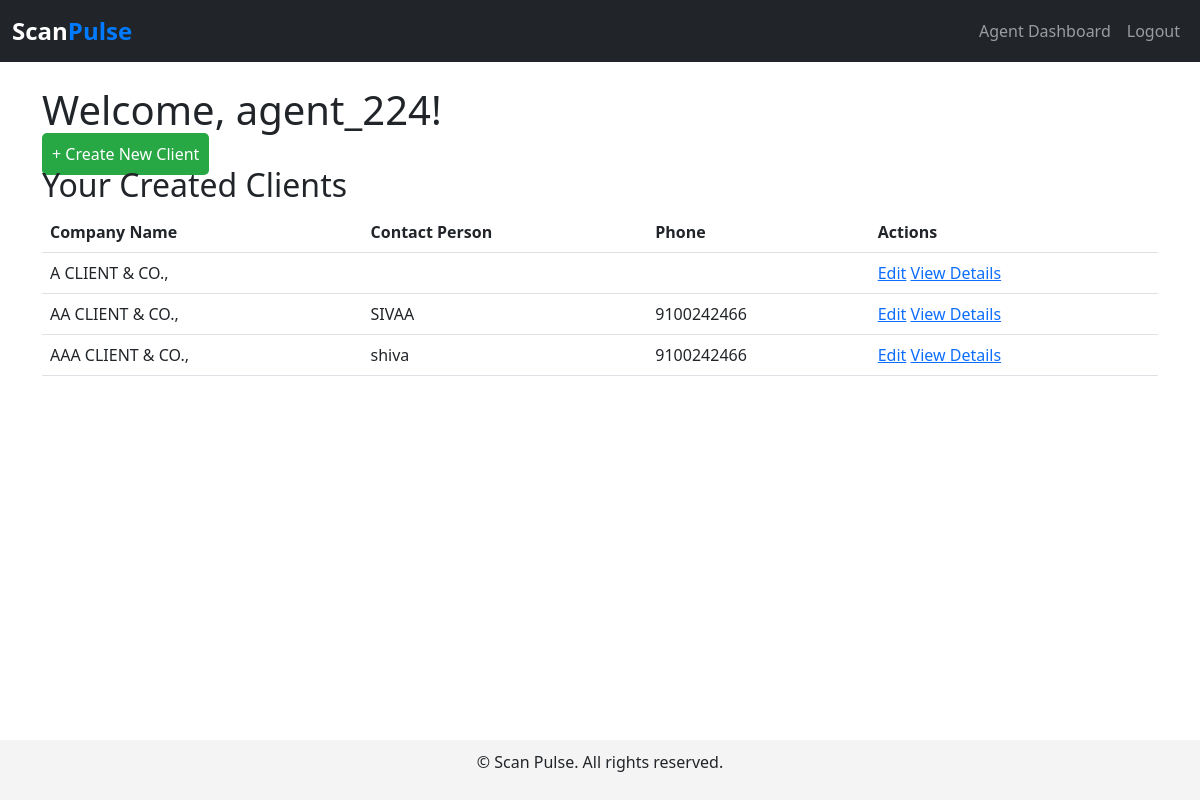
The app's page /agent-dashboard/ (signed in) with its own data.
### user_management/models.py (models this page shows, shortened)
class CustomUser(AbstractUser):
    email = models.EmailField(unique=True)
    role = models.ForeignKey(Role, on_delete=models.SET_NULL, null=True, blank=True, related_name="users")
    created_by = models.ForeignKey('self', on_delete=models.SET_NULL, null=True, blank=True, related_name="created_users")
    created_at = models.DateTimeField(auto_now_add=True)
    REQUIRED_FIELDS = ['email']

class Client(models.Model):
    user = models.OneToOneField(CustomUser, on_delete=models.CASCADE, related_name="client_profile")
    company_name = models.CharField(max_length=100)
    address = models.TextField(blank=True)
    created_by = models.ForeignKey(CustomUser, on_delete=models.SET_NULL, null=True, blank=True, related_name="created_clients")
    created_at = models.DateTimeField(auto_now_add=True)

class ClientDetails(models.Model):
    client = models.OneToOneField(Client, on_delete=models.CASCADE, related_name="details")
    phone = models.CharField(max_length=15, blank=True)
    contact_person_name = models.CharField(max_length=100, blank=True)
    url_path = models.SlugField(unique=True, blank=True)
    plan = models.ForeignKey(Plan, on_delete=models.SET_NULL, null=True, blank=True)
    expiration_date = models.DateTimeField(null=True, blank=True)

### user_management/views.py (the view)
# urls.py: path('agent-dashboard/', agent_dashboard, name='agent_dashboard'),
@login_required
def agent_dashboard(request):
    if request.user.role.name != 'Agent':
        return HttpResponseForbidden("You are not authorized to access this page.")
    created_clients = Client.objects.filter(created_by=request.user)
    return render(request, 'agent_dashboard.html', {
        'agent': request.user,  # Pass the agent object,
        'created_clients': created_clients,  # Pass the list of clients
    })

### user_management/templates/agent_dashboard.html (shortened to what this page needs)
{% extends "base.html" %}
{% load crispy_forms_tags %}
{% block content %}
<h1>Welcome, {{ agent.username }}!</h1>
    <div class="actions">
        <a href="{% url 'create_client' %}" style="text-decoration: none; padding: 10px; background: #28a745; color: #fff; border-radius: 5px;">+ Create New Client</a>
    </div>
    <h2>Your Created Clients</h2>
    <table class="table">
        <thead>
            <tr>
                <th>Company Name</th>
                <th>Contact Person</th>
                <th>Phone</th>
                <th>Actions</th>
            </tr>
        </thead>
        <tbody>
            {% for client in created_clients %}
            <tr>
                <td>{{ client.company_name }}</td>
                <td>{{ client.details.contact_person_name }}</td>
                <td>{{ client.details.phone }}</td>
                <td>
                    <a href="{% url 'edit_client' client.user.id %}">Edit</a>
                    <a href="{% url 'view_client' client.user.id %}">View Details</a>
                </td>
            </tr>
            {% empty %}
            <tr>
                <td colspan="4">No clients created yet.</td>
            </tr>
            {% endfor %}
        </tbody>
    </table>
{% endblock %}

### user_management/templates/base.html (style rules this page uses)
html, body { height: 100%; margin: 0; }

### records on screen
CustomUser: username "agent_224"
Client: company_name "A CLIENT & CO.,"
Client: company_name "AA CLIENT & CO.,", details.contact_person_name "SIVAA", details.phone "9100242466"
Client: company_name "AAA CLIENT & CO.,", details.contact_person_name "shiva", details.phone "9100242466"
